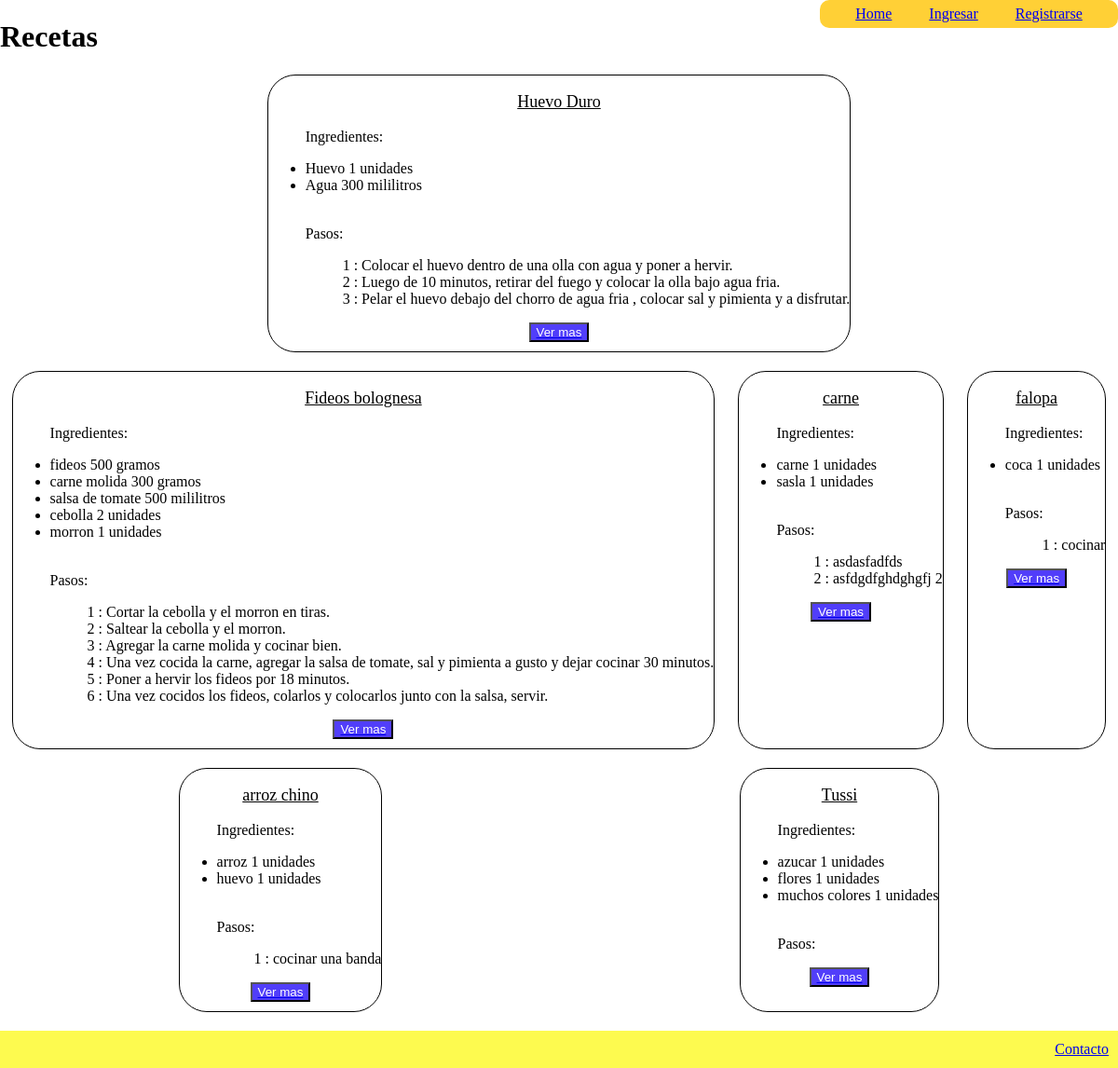
The page / on the database its author committed.
### recetasapp/models.py (models this page shows, shortened)
class Receta(models.Model):
    nombre = models.CharField(max_length=300)
    usuario = models.ForeignKey(User, null=True, blank=True, on_delete=models.SET_NULL)
    created_at = models.DateTimeField(auto_now_add=True)
    update_at = models.DateTimeField(auto_now=True)
    slug = models.SlugField(unique=True, blank=True)

class Ingrediente(models.Model):
    UNIDADES = [
        ("unidades", "unidades"),
        ("litros", "litros"),
        ("mililitros", "mililitros"),
        ("cucharadas", "cucharadas"),
        ("gramos", "gramos"),
        ("kilos", "kilos"),
        ]
    nombre = models.CharField(max_length=300)
    cantidad = models.IntegerField(default=1)
    unidad = models.CharField(max_length=20, choices=UNIDADES, default="unidades")
    receta = models.ForeignKey(Receta, related_name="ingredientes", on_delete=models.CASCADE)
    created_at = models.DateTimeField(auto_now_add=True)
    update_at = models.DateTimeField(auto_now=True)

class Paso(models.Model):
    numero = models.IntegerField(default=1)
    explicacion = models.TextField()
    receta = models.ForeignKey(Receta, related_name="paso", on_delete=models.CASCADE)
    created_at = models.DateTimeField(auto_now_add=True)
    update_at = models.DateTimeField(auto_now=True)

### recetasapp/views.py (the view)
# urls.py: 2. Add a URL to urlpatterns:  path('', views.home, name='home')
def home(request):
    context = {
        "recetas" : Receta.objects.all()
    }
    return render(request, "home.html", context=context)

### recetasapp/templates/home.html (shortened to what this page needs)
{% extends "base.html" %}
{% block content %}
<h1> Recetas </h1>
<div class="contenedor_recetas">
    {% for receta in recetas %}
    <div class="receta">
        <p class="titulo_receta">{{receta.nombre}}</p>
        <ul>
            <p>Ingredientes:</p>
            {% for ingrediente in receta.ingredientes.all %}
            <li>
                {{ingrediente.nombre }} {{ingrediente.cantidad}} {{ingrediente.unidad}}
            </li>
            {% endfor %}
            <br>
            <p>Pasos:</p>
            {% for paso in receta.paso.all %}
            <ol>
                {{ paso.numero }} : {{ paso.explicacion }}
            </ol>
            {% endfor %}
        </ul>
        <div class="contenedor_ver_mas">
            <a href="{% url 'receta' slug=receta.slug %}"> <button class="ver_mas">Ver mas</button></a>
        </div>
    </div>
    {% endfor %}
</div>
{% endblock %}

### recetasapp/static/base.css (style rules this page uses)
body { display: flex; flex-direction: column; min-height: 100vh; margin: 0px; }
.contenedor_recetas { display: flex; justify-content: space-around; flex-wrap: wrap; }
.receta { flex-wrap: wrap; border: solid 1px; border-radius: 30px; margin-bottom: 20px; padding-bottom: 10px; }
.titulo_receta { text-align: center; text-decoration: underline; font-size: large; }
.contenedor_ver_mas { display: flex; align-items: center; justify-content: center; }
.ver_mas { background-color: #513efa; color: white; display: flex; justify-content: center; align-items: center; text-align: center; }

### rows shown on the page
Receta: nombre "Huevo Duro"
Ingrediente: nombre "Huevo", cantidad "1", unidad "unidades"
Ingrediente: nombre "Agua", cantidad "300", unidad "mililitros"
Paso: numero "1", explicacion "Colocar el huevo dentro de una olla con agua y poner a hervir."
Paso: numero "2", explicacion "Luego de 10 minutos, retirar del fuego y colocar la olla bajo agua fria."
Paso: numero "3", explicacion "Pelar el huevo debajo del chorro de agua fria , colocar sal y pimienta y a disfrutar."
Receta: nombre "Fideos bolognesa"
Ingrediente: nombre "fideos", cantidad "500", unidad "gramos"
Ingrediente: nombre "carne molida", cantidad "300", unidad "gramos"
Ingrediente: nombre "salsa de tomate", cantidad "500", unidad "mililitros"
Ingrediente: nombre "cebolla", cantidad "2", unidad "unidades"
Ingrediente: nombre "morron", cantidad "1", unidad "unidades"
Paso: numero "1", explicacion "Cortar la cebolla y el morron en tiras."
Paso: numero "2", explicacion "Saltear la cebolla y el morron."
Paso: numero "3", explicacion "Agregar la carne molida y cocinar bien."
Paso: numero "4", explicacion "Una vez cocida la carne, agregar la salsa de tomate, sal y pimienta a gusto y dejar cocinar 30 minutos."
Paso: numero "5", explicacion "Poner a hervir los fideos por 18 minutos."
Paso: numero "6", explicacion "Una vez cocidos los fideos, colarlos y colocarlos junto con la salsa, servir."
Receta: nombre "carne"
Ingrediente: nombre "carne", cantidad "1", unidad "unidades"
Ingrediente: nombre "sasla", cantidad "1", unidad "unidades"
Paso: numero "1", explicacion "asdasfadfds"
Paso: numero "2", explicacion "asfdgdfghdghgfj 2"
Receta: nombre "falopa"
Ingrediente: nombre "coca", cantidad "1", unidad "unidades"
Paso: numero "1", explicacion "cocinar"
Receta: nombre "arroz chino"
Ingrediente: nombre "arroz", cantidad "1", unidad "unidades"
Ingrediente: nombre "huevo", cantidad "1", unidad "unidades"
Paso: numero "1", explicacion "cocinar una banda"
Receta: nombre "Tussi"
Ingrediente: nombre "azucar", cantidad "1", unidad "unidades"
Ingrediente: nombre "flores", cantidad "1", unidad "unidades"
Ingrediente: nombre "muchos colores", cantidad "1", unidad "unidades"
